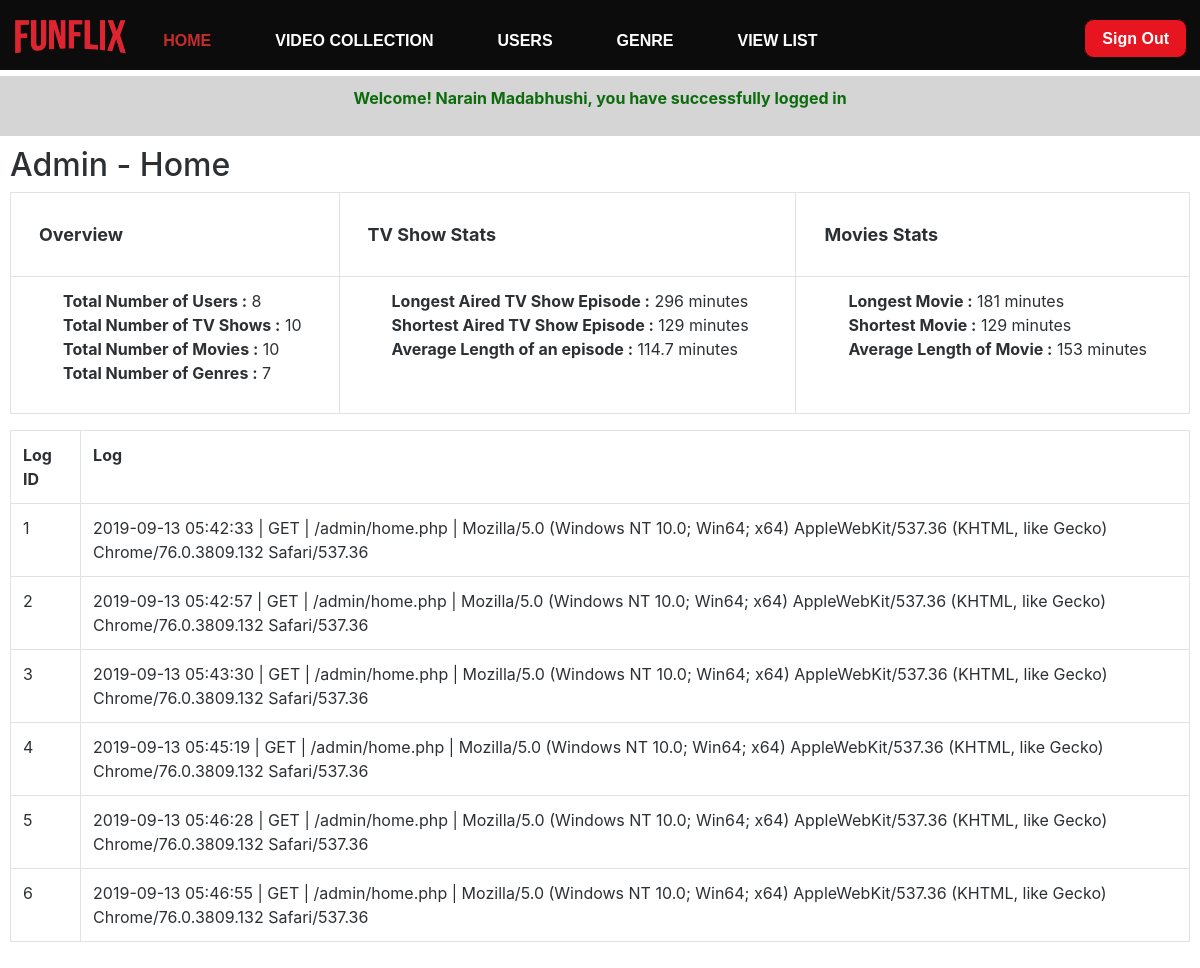
The app's page /admin/home.php (signed in) with its own data.
### tables this page shows
CREATE TABLE IF NOT EXISTS `log` (
  `id` int(11) NOT NULL AUTO_INCREMENT,
  `event` varchar(255) DEFAULT NULL,
  PRIMARY KEY (`id`)
);

### classes/Models/Model.php (called while the page is built, shortened)
<?php
class Model
{
	protected static $dbh;
	public static function init(\PDO $dbh)
	{
		static::$dbh = $dbh;
	}
	public function returnCount($videotype = NULL)
	{
		$query = "SELECT COUNT({$this->key}) AS COUNT FROM {$this->table}";
		$stmt = static::$dbh->prepare($query);
		$stmt->execute();
		return $stmt->fetch(\PDO::FETCH_ASSOC);
	}
}

### classes/Models/Video.php (called while the page is built, shortened)
<?php
class Video extends Model
{
	protected $table = 'vid_collection';
	public function returnCount($videotype = NULL)
	{
		$query = "SELECT COUNT(*) FROM
				 {$this->table} AS COUNT
				  WHERE
				  video_type = :video_type";
		$stmt = static::$dbh->prepare($query);
		$params = array(':video_type' => $videotype);
		$stmt->execute($params);
		return $stmt->fetch(\PDO::FETCH_ASSOC);
	}
	public function returnAggregate($videotype)
	{
		$query = "SELECT max(length),
						 min(length),
						 avg(length)
						 FROM
						 vid_collection
						 WHERE
						 video_type = :video_type";
		$stmt = static::$dbh->prepare($query);
		$params = array(':video_type' => $videotype);
		$stmt->execute($params);
		return $stmt->fetch(\PDO::FETCH_ASSOC);
	}
}

### app/functions.php (called while the page is built, shortened)
<?php
function esc($string)
{
	return htmlentities($string, null, "UTF-8");
}

### app/config.php (called while the page is built, shortened)
<?php
$logger = new DatabaseLogger();
require 'functions.php';

### classes/Models/DatabaseLogger.php (called while the page is built, shortened)
<?php
class DatabaseLogger extends Model
{
	public function all()
	{
		$query = "SELECT * FROM
					log
					LIMIT 6";
		$stmt = static::$dbh->prepare($query);
		$stmt->execute();
		return  $stmt->fetchAll(\PDO::FETCH_ASSOC);
	}
}

### public/admin/home.php (the view, shortened to what this page needs)
<?php
    require '../../app/config.php';
    $heading = "Admin - Home";
    if(isset($_SESSION['is_admin']) && $_SESSION['is_admin'] == true)
    {
      $user = new Users();
      $genre = new Genre();
      $video = new Video();
      $users_count = $user->returnCount();
      $genre_count = $genre->returnCount();
      $tvshows_count = $video->returnCount('TVSHOW');
      $movies_count = $video->returnCount('MOVIES');
      $aggregate_tvshows = $video->returnAggregate('TVSHOW');
      $aggregate_movies = $video->returnAggregate('MOVIES');
      $logger_data = $logger->all();
    }else{
      header("Location: ../login.php");
      $_SESSION['flash'] = 'You need to be admin to view this page';
      die;
  }
?><!DOCTYPE html>
<html lang="en">
<head>
  <link rel="stylesheet" href="../css/desktop.css" />
  <link rel="stylesheet" href="https://maxcdn.bootstrapcdn.com/bootstrap/4.3.1/css/bootstrap.min.css" />
</head>
<body>
  <?php require '../../inc/admin_header.inc.php'; ?>
  <?php require '../../inc/flash.inc.php'; ?>
  <div id="container">
  <h2><?=$heading?></h2>
  <table class="table table-bordered">
    <tr>
      <th style="         padding: 1.75rem;
    font-size: 18px;
    vertical-align: top;">Overview</th>
      <th style="         padding: 1.75rem;
    font-size: 18px;
    vertical-align: top;">TV Show Stats</th>
      <th style="         padding: 1.75rem;
    font-size: 18px;
    vertical-align: top;">Movies Stats</th>
    </tr>
    <tr>
      <td>
        <ul>
          <li><strong>Total Number of Users :</strong> <?=$users_count['COUNT']?></li>
          <li><strong>Total Number of TV Shows :</strong> <?=$tvshows_count['COUNT(*)'] ?></li>
          <li><strong>Total Number of Movies :</strong> <?=$movies_count['COUNT(*)'] ?></li>
          <li><strong>Total Number of Genres :</strong> <?=$genre_count['COUNT'] ?></li>
        </ul>
      </td>
      <td>
        <ul>
          <li><strong>Longest Aired TV Show Episode :</strong>
            <?=esc($aggregate_tvshows['max(length)'])?> minutes
          </li>
          <li><strong>Shortest Aired TV Show Episode :</strong>
            <?=esc($aggregate_movies['min(length)'])?> minutes
          </li>
          <li><strong>Average Length of an episode :</strong>
            <?=esc(round($aggregate_tvshows['avg(length)'],2))?> minutes
          </li>
        </ul>
      </td>
      <td>
        <ul>
         <li><strong>Longest Movie :</strong>
            <?=esc($aggregate_movies['max(length)'])?> minutes
          </li>
          <li><strong>Shortest Movie :</strong>
            <?=esc($aggregate_movies['min(length)'])?> minutes
          </li>
          <li><strong>Average Length of Movie :</strong>
            <?=esc(round($aggregate_movies['avg(length)']))?> minutes
          </li>
        </ul>
      </td>
    </tr>
  </table>
    <div>
    <table class=" table table-bordered">
      <tr>
        <th>Log ID</th>
        <th>Log</th>
      </tr>
      <tr>
      <?php foreach ($logger_data as $log): ?>
      <tr>
        <td>
          <?= $log['id'] ?>
        </td>
        <td>
          <?= $log['event'] ?>
        </td>
      </tr>
      <?php endforeach ?>
      </tr>
    </table>
  </div>
  </div>
</body>

### public/css/desktop.css (style rules this page uses)
li { list-style-type: none; }
body { background: radial-gradient(transparent, #000), url('../images/bckground_img1.jpg'); background-size: cover; min-height: 530px; opacity: 0.95; margin: 0; background-repeat: no-repeat; background-attachment: fixed; padding: 0; font-family: 'Josefin Sans', Arial, sans-serif; }

### records on screen
log: id "1", event "2019-09-13 05:42:33 | GET | /admin/home.php | Mozilla/5.0 (Windows NT 10.0; Win64; x64) AppleWebKit/537.36 (KHTML, like Gecko) Chrome/76.0.3809.132 Safari/537.36"
log: id "2", event "2019-09-13 05:42:57 | GET | /admin/home.php | Mozilla/5.0 (Windows NT 10.0; Win64; x64) AppleWebKit/537.36 (KHTML, like Gecko) Chrome/76.0.3809.132 Safari/537.36"
log: id "3", event "2019-09-13 05:43:30 | GET | /admin/home.php | Mozilla/5.0 (Windows NT 10.0; Win64; x64) AppleWebKit/537.36 (KHTML, like Gecko) Chrome/76.0.3809.132 Safari/537.36"
log: id "4", event "2019-09-13 05:45:19 | GET | /admin/home.php | Mozilla/5.0 (Windows NT 10.0; Win64; x64) AppleWebKit/537.36 (KHTML, like Gecko) Chrome/76.0.3809.132 Safari/537.36"
log: id "5", event "2019-09-13 05:46:28 | GET | /admin/home.php | Mozilla/5.0 (Windows NT 10.0; Win64; x64) AppleWebKit/537.36 (KHTML, like Gecko) Chrome/76.0.3809.132 Safari/537.36"
log: id "6", event "2019-09-13 05:46:55 | GET | /admin/home.php | Mozilla/5.0 (Windows NT 10.0; Win64; x64) AppleWebKit/537.36 (KHTML, like Gecko) Chrome/76.0.3809.132 Safari/537.36"

### other values on screen
$_SESSION['flash'] "Welcome! Narain Madabhushi, you have successfully logged in"
$heading "Admin - Home"
$users_count['COUNT'] "8"
$tvshows_count['COUNT(*)'] "10"
$movies_count['COUNT(*)'] "10"
$genre_count['COUNT'] "7"
$aggregate_tvshows['max(length)'] "296"
$aggregate_movies['min(length)'] "129"
$aggregate_tvshows['avg(length)'] "114.7"
$aggregate_movies['max(length)'] "181"
$aggregate_movies['avg(length)'] "153"
